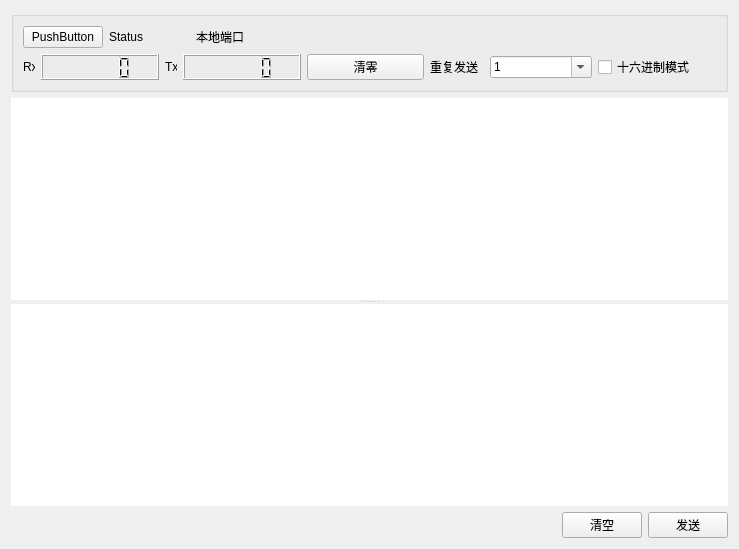
<?xml version="1.0" encoding="UTF-8"?>
<ui version="4.0">
 <class>SocketForm</class>
 <widget class="QWidget" name="SocketForm">
  <property name="geometry">
   <rect>
    <x>0</x>
    <y>0</y>
    <width>739</width>
    <height>549</height>
   </rect>
  </property>
  <property name="windowTitle">
   <string>Form</string>
  </property>
  <layout class="QGridLayout" name="gridLayout_2">
   <item row="0" column="0">
    <widget class="QGroupBox" name="groupBox">
     <property name="title">
      <string/>
     </property>
     <layout class="QGridLayout" name="gridLayout">
      <item row="0" column="0">
       <layout class="QHBoxLayout" name="horizontalLayout_2">
        <item>
         <widget class="QPushButton" name="connectBtn">
          <property name="text">
           <string>PushButton</string>
          </property>
         </widget>
        </item>
        <item>
         <widget class="QLabel" name="statusLabel">
          <property name="minimumSize">
           <size>
            <width>81</width>
            <height>16</height>
           </size>
          </property>
          <property name="text">
           <string>Status</string>
          </property>
         </widget>
        </item>
        <item>
         <widget class="QLabel" name="label_4">
          <property name="text">
           <string>本地端口</string>
          </property>
         </widget>
        </item>
        <item>
         <widget class="QLabel" name="localPortLabel">
          <property name="text">
           <string/>
          </property>
         </widget>
        </item>
        <item>
         <spacer name="horizontalSpacer_2">
          <property name="orientation">
           <enum>Qt::Horizontal</enum>
          </property>
          <property name="sizeHint" stdset="0">
           <size>
            <width>528</width>
            <height>20</height>
           </size>
          </property>
         </spacer>
        </item>
       </layout>
      </item>
      <item row="1" column="0">
       <layout class="QHBoxLayout" name="horizontalLayout_3">
        <item>
         <widget class="QLabel" name="label">
          <property name="maximumSize">
           <size>
            <width>12</width>
            <height>16777215</height>
           </size>
          </property>
          <property name="text">
           <string>Rx</string>
          </property>
         </widget>
        </item>
        <item>
         <widget class="QLCDNumber" name="rxLcdNumber"/>
        </item>
        <item>
         <widget class="QLabel" name="label_2">
          <property name="maximumSize">
           <size>
            <width>12</width>
            <height>16777215</height>
           </size>
          </property>
          <property name="text">
           <string>Tx</string>
          </property>
         </widget>
        </item>
        <item>
         <widget class="QLCDNumber" name="txLcdNumber"/>
        </item>
        <item>
         <widget class="QPushButton" name="resetBytesBtn">
          <property name="text">
           <string>清零</string>
          </property>
         </widget>
        </item>
        <item>
         <widget class="QLabel" name="label_3">
          <property name="maximumSize">
           <size>
            <width>54</width>
            <height>16777215</height>
           </size>
          </property>
          <property name="text">
           <string>重复发送</string>
          </property>
         </widget>
        </item>
        <item>
         <widget class="QComboBox" name="repeatTimesCbx">
          <property name="maximumSize">
           <size>
            <width>102</width>
            <height>16777215</height>
           </size>
          </property>
          <property name="editable">
           <bool>true</bool>
          </property>
          <item>
           <property name="text">
            <string>1</string>
           </property>
          </item>
          <item>
           <property name="text">
            <string>10</string>
           </property>
          </item>
          <item>
           <property name="text">
            <string>100</string>
           </property>
          </item>
          <item>
           <property name="text">
            <string>1000</string>
           </property>
          </item>
          <item>
           <property name="text">
            <string>10000</string>
           </property>
          </item>
          <item>
           <property name="text">
            <string>100000</string>
           </property>
          </item>
         </widget>
        </item>
        <item>
         <widget class="QCheckBox" name="hexModeCkb">
          <property name="text">
           <string>十六进制模式</string>
          </property>
         </widget>
        </item>
       </layout>
      </item>
     </layout>
    </widget>
   </item>
   <item row="1" column="0">
    <widget class="QSplitter" name="splitter">
     <property name="orientation">
      <enum>Qt::Vertical</enum>
     </property>
     <widget class="QTextBrowser" name="recvTextBrowser">
      <property name="frameShape">
       <enum>QFrame::NoFrame</enum>
      </property>
     </widget>
     <widget class="QPlainTextEdit" name="sendPlainTextEdit">
      <property name="frameShape">
       <enum>QFrame::NoFrame</enum>
      </property>
     </widget>
    </widget>
   </item>
   <item row="2" column="0">
    <layout class="QHBoxLayout" name="horizontalLayout">
     <item>
      <spacer name="horizontalSpacer">
       <property name="orientation">
        <enum>Qt::Horizontal</enum>
       </property>
       <property name="sizeHint" stdset="0">
        <size>
         <width>608</width>
         <height>20</height>
        </size>
       </property>
      </spacer>
     </item>
     <item>
      <widget class="QPushButton" name="cleanBtn">
       <property name="text">
        <string>清空</string>
       </property>
      </widget>
     </item>
     <item>
      <widget class="QPushButton" name="sendBtn">
       <property name="toolTip">
        <string>&lt;html&gt;&lt;head/&gt;&lt;body&gt;&lt;p&gt;Ctrl+Enter&lt;/p&gt;&lt;/body&gt;&lt;/html&gt;</string>
       </property>
       <property name="text">
        <string>发送</string>
       </property>
      </widget>
     </item>
    </layout>
   </item>
  </layout>
 </widget>
 <resources>
  <include location="../ExtAppIcons.qrc"/>
 </resources>
 <connections/>
</ui>
